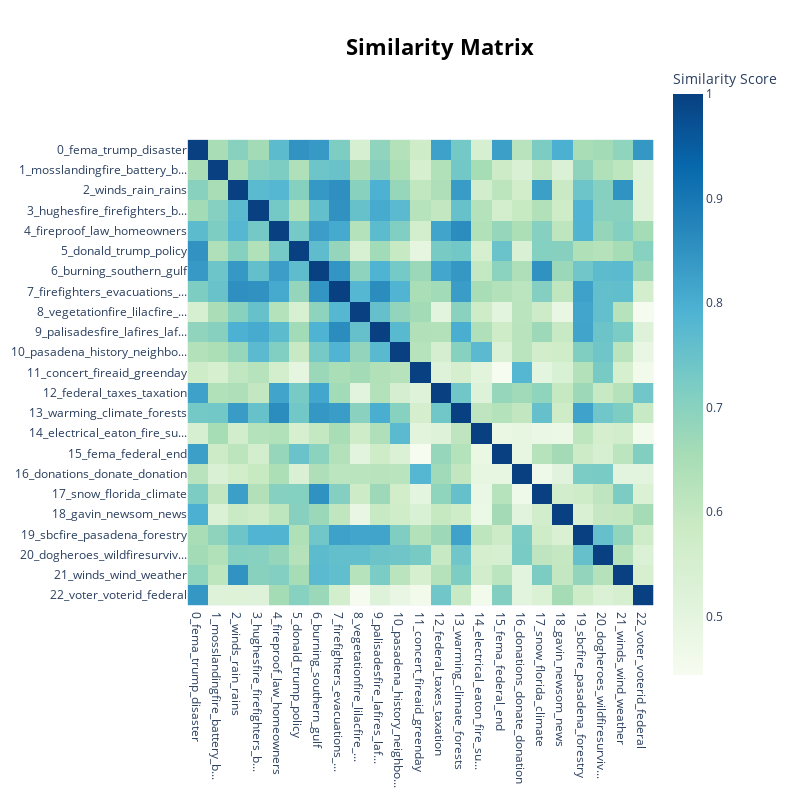

The notebook cell saved with this chart:
### Markdown cell above
We can also visualize similarity matrix between all topics using heatmap. Lighter color indicates lower similarity.

### Code cell
model.visualize_heatmap()

### Figure 1 — Plotly figure (JSON) as saved in the notebook; plotly's stock layout.template omitted (floating-point values rounded to 4 significant figures; data arrays with more than 128 entries replaced by an {"elided": "..."} marker saying what was removed)
{"data": [{"coloraxis": "coloraxis", "hovertemplate": "x: %{x}<br>y: %{y}<br>Similarity Score: %{z}<extra></extra>", "name": "0", "type": "heatmap", "x": ["0_fema_trump_disaster", "1_mosslandingfire_battery_b...", "2_winds_rain_rains", "3_hughesfire_firefighters_b...", "4_fireproof_law_homeowners", "5_donald_trump_policy", "6_burning_southern_gulf", "7_firefighters_evacuations_...", "8_vegetationfire_lilacfire_...", "9_palisadesfire_lafires_laf...", "10_pasadena_history_neighbo...", "11_concert_fireaid_greenday", "12_federal_taxes_taxation", "13_warming_climate_forests", "14_electrical_eaton_fire_su...", "15_fema_federal_end", "16_donations_donate_donation", "17_snow_florida_climate", "18_gavin_newsom_news", "19_sbcfire_pasadena_forestry", "20_dogheroes_wildfiresurviv...", "21_winds_wind_weather", "22_voter_voterid_federal"], "xaxis": "x", "y": ["0_fema_trump_disaster", "1_mosslandingfire_battery_b...", "2_winds_rain_rains", "3_hughesfire_firefighters_b...", "4_fireproof_law_homeowners", "5_donald_trump_policy", "6_burning_southern_gulf", "7_firefighters_evacuations_...", "8_vegetationfire_lilacfire_...", "9_palisadesfire_lafires_laf...", "10_pasadena_history_neighbo...", "11_concert_fireaid_greenday", "12_federal_taxes_taxation", "13_warming_climate_forests", "14_electrical_eaton_fire_su...", "15_fema_federal_end", "16_donations_donate_donation", "17_snow_florida_climate", "18_gavin_newsom_news", "19_sbcfire_pasadena_forestry", "20_dogheroes_wildfiresurviv...", "21_winds_wind_weather", "22_voter_voterid_federal"], "yaxis": "y", "z": {"elided": "23x23 float values"}}], "layout": {"coloraxis": {"colorbar": {"title": {"text": "Similarity Score"}}, "colorscale": [[0, "rgb(247,252,240)"], [0.125, "rgb(224,243,219)"], [0.25, "rgb(204,235,197)"], [0.375, "rgb(168,221,181)"], [0.5, "rgb(123,204,196)"], [0.625, "rgb(78,179,211)"], [0.75, "rgb(43,140,190)"], [0.875, "rgb(8,104,172)"], [1, "rgb(8,64,129)"]]}, "height": 800, "hoverlabel": {"bgcolor": "white", "font": {"family": "Rockwell", "size": 16}}, "legend": {"title": {"text": "Trend"}}, "margin": {"t": 60}, "showlegend": true, "title": {"font": {"color": "Black", "size": 22}, "text": "<b>Similarity Matrix</b>", "x": 0.55, "xanchor": "center", "y": 0.95, "yanchor": "top"}, "width": 800, "xaxis": {"anchor": "y", "constrain": "domain", "domain": [0, 1], "scaleanchor": "y"}, "yaxis": {"anchor": "x", "autorange": "reversed", "constrain": "domain", "domain": [0, 1]}}}
